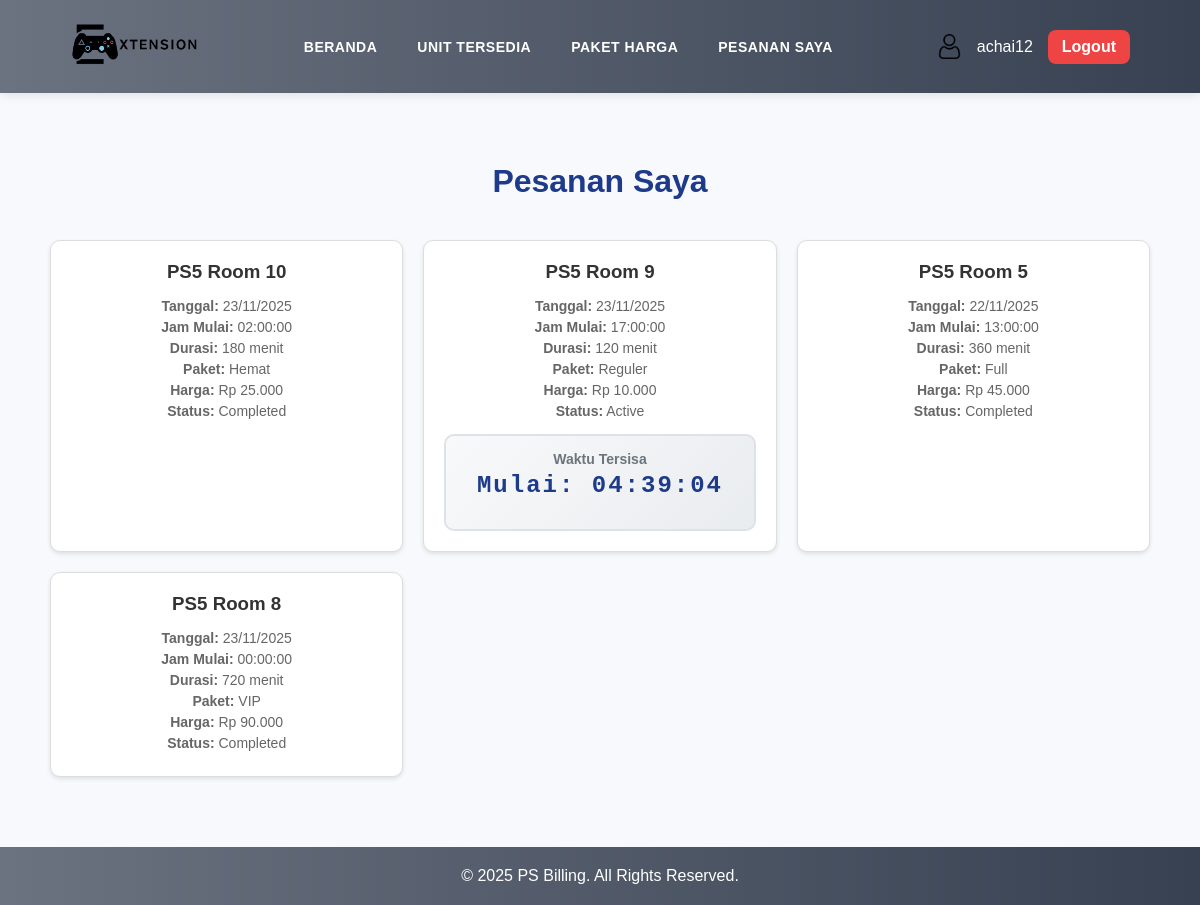
The app's page /Unit/orders.php (signed in) with its own data.
### tables this page shows
CREATE TABLE `orders` (
  `id` int NOT NULL,
  `user_id` int NOT NULL,
  `room_id` int NOT NULL,
  `start_date` date NOT NULL,
  `start_time` time NOT NULL,
  `duration` int NOT NULL COMMENT 'Durasi dalam menit',
  `package` varchar(100) DEFAULT 'Custom',
  `price` bigint NOT NULL,
  `status` enum('pending','active','completed') DEFAULT 'pending',
  `created_at` timestamp NULL DEFAULT CURRENT_TIMESTAMP
);

CREATE TABLE `rooms` (
  `id` int NOT NULL,
  `name` varchar(100) NOT NULL,
  `type` enum('PS5','PS4','VR') NOT NULL,
  `status` enum('available','booked','maintenance') DEFAULT 'available',
  `created_at` timestamp NULL DEFAULT CURRENT_TIMESTAMP
);

### Unit/orders.php (the view, shortened to what this page needs)
<?php
include '../config/config.php';
$username = $_SESSION['user'];
$query = $connection->prepare("SELECT id, role, saldo FROM users WHERE username = ?");
$query->bind_param("s", $username);
$query->execute();
$result = $query->get_result();
$user = $result->fetch_assoc();
$user_id = $user['id'];
$role = $user['role'];
$bookings = [];
if ($role === 'admin') {
    $sql = "SELECT b.*, r.type, r.name AS room_number, u.username
            FROM orders b
            JOIN rooms r ON b.room_id = r.id
            JOIN users u ON b.user_id = u.id
            ORDER BY b.created_at DESC";
    $query = $connection->prepare($sql);
} else {
    $sql = "SELECT b.*, r.type, r.name AS room_number
            FROM orders b
            JOIN rooms r ON b.room_id = r.id
            WHERE b.user_id = ?
            ORDER BY b.created_at DESC";
    $query = $connection->prepare($sql);
    $query->bind_param("i", $user_id);
}
$query->execute();
$result = $query->get_result();
while ($row = $result->fetch_assoc()) {
    $bookings[] = $row;
}
?>
<!DOCTYPE html>
<html lang="id">
<head>
    <link rel="stylesheet" href="../style.css">
    <link rel="stylesheet" href="styleunit.css">
</head>
<body>
    <header class="navbar">
        <div class="logo">
            <a href="../index.php">
                <img src="../assets/Logo.png" alt="Logo" />
            </a>
        </div>
        <nav>
            <ul>
                <li><a href="../index.php#home">Beranda</a></li>
                <li><a href="unit.php">Unit Tersedia</a></li>
                <li><a href="../index.php#paket">Paket Harga</a></li>
                <li><a href="#orders">Pesanan Saya</a></li>
            </ul>
        </nav>
        <div class="user-area">
            <div class="profile">
                <img src="../assets/user.png" alt="User" class="avatar" />
                <span><?php echo htmlspecialchars($username); ?></span>
                <a href="../auth/logout.php" class="logout-btn">Logout</a>
            </div>
        </div>
    </header>
    <section id="orders" class="orders section">
                <h2><?php echo ($role === 'admin') ? 'Pesanan User' : 'Pesanan Saya'; ?></h2>
        <?php if (empty($bookings)): ?>
            <p>Anda belum memiliki pesanan.</p>
        <?php else: ?>
            <div class="orders-grid">
                <?php foreach ($bookings as $booking): ?>
                    <div class="order-card">
                        <h3><?php echo htmlspecialchars($booking['room_number']); ?></h3>
                        <p><strong>Tanggal:</strong> <?php echo date('d/m/Y', strtotime($booking['start_date'])); ?></p>
                        <p><strong>Jam Mulai:</strong> <?php echo $booking['start_time']; ?></p>
                        <p><strong>Durasi:</strong> <?php echo $booking['duration']; ?> menit</p>
                        <p><strong>Paket:</strong> <?php echo $booking['package'] ?: 'Custom'; ?></p>
                        <p><strong>Harga:</strong> Rp <?php echo number_format($booking['price'], 0, ',', '.'); ?></p>
                        <p><strong>Status:</strong> <?php echo ucfirst($booking['status']); ?></p>
                <?php if ($booking['status'] == 'active'): ?>
                    <div class="stopwatch" data-booking-id="<?php echo $booking['id']; ?>" data-duration="<?php echo $booking['duration']; ?>" data-start-date="<?php echo $booking['start_date']; ?>" data-start-time="<?php echo $booking['start_time']; ?>">
                        <div class="time-display">
                            <div class="time-label">Waktu Tersisa</div>
                            <div class="time-remaining">--:--:--</div>
                        </div>
                    </div>
                <?php endif; ?>
                    </div>
                <?php endforeach; ?>
            </div>
        <?php endif; ?>
    </section>
    <footer>
        <p>© 2025 PS Billing. All Rights Reserved.</p>
    </footer>
</body>
</html>

### style.css (style rules this page uses)
* { margin: 0; padding: 0; box-sizing: border-box; font-family: "Poppins", sans-serif; }
html, body { height: 100%; scroll-behavior: smooth; }
body { background: #f7f9fc; color: #333; overflow-x: hidden; display: flex; flex-direction: column; min-height: 100vh; transition: opacity 0.3s ease; }
.navbar { display: flex; justify-content: space-between; align-items: center; background: linear-gradient(to right, #6b7280, #374151); color: white; padding: 8px 70px; position: sticky; top: 0; z-index: 1000; box-shadow: 0 2px 10px rgba(0,0,0,0.1); }
.logo { display: flex; align-items: center; gap: 15px; }
.logo img { width: 130px; transition: transform 0.3s ease; }
.navbar ul { display: flex; gap: 20px; list-style: none; margin: 0; padding: 0; }
.navbar ul li a { color: white; text-decoration: none; font-weight: 600; font-size: 14px; text-transform: uppercase; letter-spacing: 0.5px; transition: color 0.3s ease, transform 0.2s ease; padding: 5px 10px; border-radius: 4px; }
.user-area { display: flex; align-items: center; gap: 20px; }
.profile { display: flex; align-items: center; gap: 15px; position: relative; }
.logout-btn { background: #ef4444; color: white; padding: 8px 14px; border-radius: 8px; text-decoration: none; font-weight: 600; font-size: 1rem; transition: background 0.3s ease; }
.avatar { width: 25px; }
.section { padding: 70px 50px; text-align: center; }
.section h2 { font-size: 2rem; color: #1e3a8a; margin-bottom: 40px; }
footer { background: linear-gradient(to right, #6b7280, #374151); color: white; text-align: center; padding: 20px; margin-top: auto; }

### Unit/styleunit.css (style rules this page uses)
.orders-grid { display: grid; grid-template-columns: repeat(auto-fill, minmax(300px, 1fr)); gap: 20px; }
.order-card { background: #fff; border: 1px solid #ddd; border-radius: 10px; padding: 20px; box-shadow: 0 2px 4px rgba(0,0,0,0.1); }
.order-card h3 { margin: 0 0 15px 0; color: #333; }
.order-card p { margin: 5px 0; font-size: 14px; color: #666; }
.stopwatch { margin-top: 15px; padding: 15px; background: linear-gradient(135deg, #f8f9fa, #e9ecef); border-radius: 10px; text-align: center; border: 2px solid #dee2e6; position: relative; }
.time-display { margin-bottom: 15px; }
.time-label { font-size: 14px; color: #6c757d; margin-bottom: 5px; font-weight: 600; }
.time-remaining { font-size: 24px; font-weight: bold; color: #1e3a8a; font-family: 'Courier New', monospace; letter-spacing: 2px; }
footer { background: linear-gradient(to right, #6b7280, #374151); color: white; text-align: center; padding: 20px; margin-top: auto; }

### records on screen
orders: room.name "PS5 Room 10", start_date "23/11/2025", start_time "02:00:00", duration "180", package "Hemat", price "25.000", status "Completed"
orders: room.name "PS5 Room 9", start_date "23/11/2025", start_time "17:00:00", duration "120", package "Reguler", price "10.000", status "Active"
orders: room.name "PS5 Room 5", start_date "22/11/2025", start_time "13:00:00", duration "360", package "Full", price "45.000", status "Completed"
orders: room.name "PS5 Room 8", start_date "23/11/2025", start_time "00:00:00", duration "720", package "VIP", price "90.000", status "Completed"

### other values on screen
$username "achai12"
